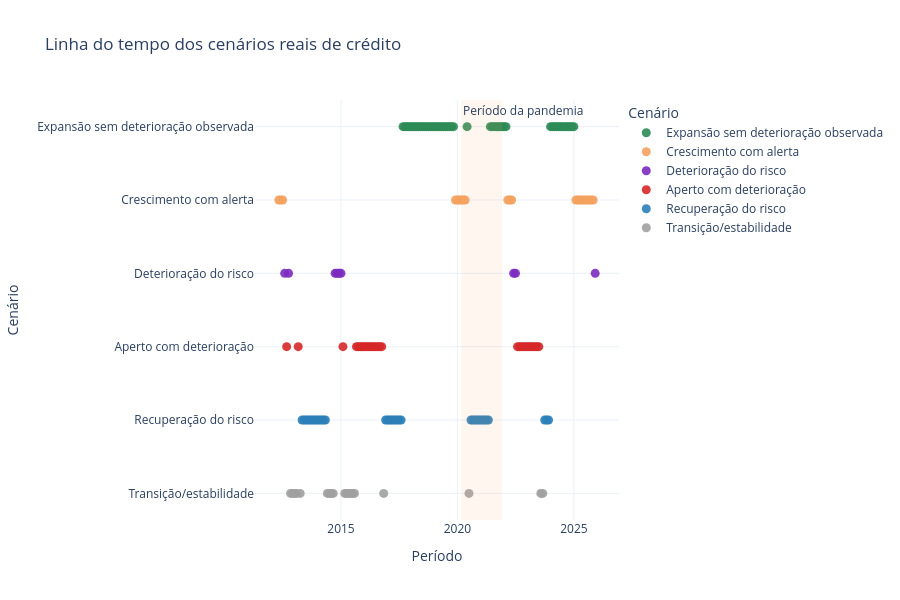

Source (notebook cell):
### Code cell
fig_linha_tempo_principal = px.scatter(
    cenarios_validos,
    x="data",
    y="cenario_principal",
    color="cenario_principal",
    color_discrete_map=cores_cenarios_refinados,
    category_orders={
        "cenario_principal": ordem_cenarios_validos
    },
    hover_name="cenario_principal",
    hover_data={
        "data": "|%b/%Y",
        "concessoes_reais_var_12m_pct": ":.2f",
        "inadimplencia_var_12m_pp": ":.2f",
        "cenario_principal": False
    },
    labels={
        "data": "Período",
        "cenario_principal": "Cenário",
        "concessoes_reais_var_12m_pct":
            "Concessões reais em 12 meses (%)",
        "inadimplencia_var_12m_pp":
            "Inadimplência em 12 meses (p.p.)"
    },
    title="Linha do tempo dos cenários reais de crédito"
)

fig_linha_tempo_principal.update_traces(
    marker=dict(size=9, opacity=0.90)
)

fig_linha_tempo_principal.add_vrect(
    x0="2020-03-01",
    x1="2021-12-01",
    fillcolor="#F4A261",
    opacity=0.10,
    line_width=0,
    annotation_text="Período da pandemia",
    annotation_position="top left"
)

fig_linha_tempo_principal.update_layout(
    template="plotly_white",
    height=600,
    legend_title="Cenário"
)

fig_linha_tempo_principal.show()

### Figure 1 — Plotly figure (JSON) as saved in the notebook; plotly's stock layout.template omitted (floating-point values rounded to 4 significant figures)
{"data": [{"customdata": [[6.708, -1.68], [7.891, -0.89], [9.803, -0.86], [11.03, -1.31], [15.33, -0.97], [18.32, -0.88], [14.76, -0.94], [16.12, -0.67], [13.75, -0.82], [12.22, -0.54], [11.44, -0.53], [14.93, -0.9], [16.23, -0.82], [17.79, -0.93], [18.97, -0.79], [27.19, -0.49], [29.24, -0.67], [28.85, -0.6], [20.63, -0.41], [14.93, -0.53], [13.29, -0.16], [14.91, 0.13], [17.89, 0.27], [16.05, 0.07], [21.01, 0.39], [24.05, 0.43], [25.76, 0.42], [11.52, 0.15], [8.545, -2.71], [24.69, -2.44], [32.99, -1.86], [35.56, -0.98], [31.18, -0.78], [25.31, -0.92], [20.99, -0.15], [31.33, 0.18], [31.48, 0.29], [6.878, -1.64], [13.58, -1.66], [18.05, -1.7], [25.32, -1.67], [22.48, -1.58], [27.28, -1.6], [27.04, -1.3], [26.58, -1.05], [30.15, -0.8], [29.65, -0.7], [28.53, -0.46], [31.09, -0.29], [24.72, 0.46]], "hovertemplate": "<b>%{hovertext}</b><br><br>Período=%{x|%b/%Y}<br>Concessões reais em 12 meses (%)=%{customdata[0]:.2f}<br>Inadimplência em 12 meses (p.p.)=%{customdata[1]:.2f}<extra></extra>", "hovertext": ["Expansão sem deterioração observada", "Expansão sem deterioração observada", "Expansão sem deterioração observada", "Expansão sem deterioração observada", "Expansão sem deterioração observada", "Expansão sem deterioração observada", "Expansão sem deterioração observada", "Expansão sem deterioração observada", "Expansão sem deterioração observada", "Expansão sem deterioração observada", "Expansão sem deterioração observada", "Expansão sem deterioração observada", "Expansão sem deterioração observada", "Expansão sem deterioração observada", "Expansão sem deterioração observada", "Expansão sem deterioração observada", "Expansão sem deterioração observada", "Expansão sem deterioração observada", "Expansão sem deterioração observada", "Expansão sem deterioração observada", "Expansão sem deterioração observada", "Expansão sem deterioração observada", "Expansão sem deterioração observada", "Expansão sem deterioração observada", "Expansão sem deterioração observada", "Expansão sem deterioração observada", "Expansão sem deterioração observada", "Expansão sem deterioração observada", "Expansão sem deterioração observada", "Expansão sem deterioração observada", "Expansão sem deterioração observada", "Expansão sem deterioração observada", "Expansão sem deterioração observada", "Expansão sem deterioração observada", "Expansão sem deterioração observada", "Expansão sem deterioração observada", "Expansão sem deterioração observada", "Expansão sem deterioração observada", "Expansão sem deterioração observada", "Expansão sem deterioração observada", "Expansão sem deterioração observada", "Expansão sem deterioração observada", "Expansão sem deterioração observada", "Expansão sem deterioração observada", "Expansão sem deterioração observada", "Expansão sem deterioração observada", "Expansão sem deterioração observada", "Expansão sem deterioração observada", "Expansão sem deterioração observada", "Expansão sem deterioração observada"], "legendgroup": "Expansão sem deterioração observada", "marker": {"color": "#2E8B57", "opacity": 0.9, "size": 9, "symbol": "circle"}, "mode": "markers", "name": "Expansão sem deterioração observada", "orientation": "v", "showlegend": true, "type": "scatter", "x": ["2017-09-01T00:00:00.000000", "2017-10-01T00:00:00.000000", "2017-11-01T00:00:00.000000", "2017-12-01T00:00:00.000000", "2018-01-01T00:00:00.000000", "2018-02-01T00:00:00.000000", "2018-03-01T00:00:00.000000", "2018-04-01T00:00:00.000000", "2018-05-01T00:00:00.000000", "2018-06-01T00:00:00.000000", "2018-07-01T00:00:00.000000", "2018-08-01T00:00:00.000000", "2018-09-01T00:00:00.000000", "2018-10-01T00:00:00.000000", "2018-11-01T00:00:00.000000", "2018-12-01T00:00:00.000000", "2019-01-01T00:00:00.000000", "2019-02-01T00:00:00.000000", "2019-03-01T00:00:00.000000", "2019-04-01T00:00:00.000000", "2019-05-01T00:00:00.000000", "2019-06-01T00:00:00.000000", "2019-07-01T00:00:00.000000", "2019-08-01T00:00:00.000000", "2019-09-01T00:00:00.000000", "2019-10-01T00:00:00.000000", "2019-11-01T00:00:00.000000", "2020-06-01T00:00:00.000000", "2021-06-01T00:00:00.000000", "2021-07-01T00:00:00.000000", "2021-08-01T00:00:00.000000", "2021-09-01T00:00:00.000000", "2021-10-01T00:00:00.000000", "2021-11-01T00:00:00.000000", "2021-12-01T00:00:00.000000", "2022-01-01T00:00:00.000000", "2022-02-01T00:00:00.000000", "2024-01-01T00:00:00.000000", "2024-02-01T00:00:00.000000", "2024-03-01T00:00:00.000000", "2024-04-01T00:00:00.000000", "2024-05-01T00:00:00.000000", "2024-06-01T00:00:00.000000", "2024-07-01T00:00:00.000000", "2024-08-01T00:00:00.000000", "2024-09-01T00:00:00.000000", "2024-10-01T00:00:00.000000", "2024-11-01T00:00:00.000000", "2024-12-01T00:00:00.000000", "2025-01-01T00:00:00.000000"], "xaxis": "x", "y": ["Expansão sem deterioração observada", "Expansão sem deterioração observada", "Expansão sem deterioração observada", "Expansão sem deterioração observada", "Expansão sem deterioração observada", "Expansão sem deterioração observada", "Expansão sem deterioração observada", "Expansão sem deterioração observada", "Expansão sem deterioração observada", "Expansão sem deterioração observada", "Expansão sem deterioração observada", "Expansão sem deterioração observada", "Expansão sem deterioração observada", "Expansão sem deterioração observada", "Expansão sem deterioração observada", "Expansão sem deterioração observada", "Expansão sem deterioração observada", "Expansão sem deterioração observada", "Expansão sem deterioração observada", "Expansão sem deterioração observada", "Expansão sem deterioração observada", "Expansão sem deterioração observada", "Expansão sem deterioração observada", "Expansão sem deterioração observada", "Expansão sem deterioração observada", "Expansão sem deterioração observada", "Expansão sem deterioração observada", "Expansão sem deterioração observada", "Expansão sem deterioração observada", "Expansão sem deterioração observada", "Expansão sem deterioração observada", "Expansão sem deterioração observada", "Expansão sem deterioração observada", "Expansão sem deterioração observada", "Expansão sem deterioração observada", "Expansão sem deterioração observada", "Expansão sem deterioração observada", "Expansão sem deterioração observada", "Expansão sem deterioração observada", "Expansão sem deterioração observada", "Expansão sem deterioração observada", "Expansão sem deterioração observada", "Expansão sem deterioração observada", "Expansão sem deterioração observada", "Expansão sem deterioração observada", "Expansão sem deterioração observada", "Expansão sem deterioração observada", "Expansão sem deterioração observada", "Expansão sem deterioração observada", "Expansão sem deterioração observada"], "yaxis": "y"}, {"customdata": [[16.42, 1.21], [12.71, 1.35], [8.295, 1.46], [19.36, 0.71], [12.33, 0.78], [10.44, 0.83], [18.68, 0.99], [24.33, 1.24], [16.91, 0.96], [30.37, 0.66], [12.06, 0.78], [8.147, 1.33], [22.24, 0.88], [16.02, 0.88], [11.04, 1.19], [9.032, 1.38], [10.05, 1.77], [10.68, 2.07], [8.928, 2.63], [8.721, 2.29], [9.529, 2.51], [8.362, 2.54]], "hovertemplate": "<b>%{hovertext}</b><br><br>Período=%{x|%b/%Y}<br>Concessões reais em 12 meses (%)=%{customdata[0]:.2f}<br>Inadimplência em 12 meses (p.p.)=%{customdata[1]:.2f}<extra></extra>", "hovertext": ["Crescimento com alerta", "Crescimento com alerta", "Crescimento com alerta", "Crescimento com alerta", "Crescimento com alerta", "Crescimento com alerta", "Crescimento com alerta", "Crescimento com alerta", "Crescimento com alerta", "Crescimento com alerta", "Crescimento com alerta", "Crescimento com alerta", "Crescimento com alerta", "Crescimento com alerta", "Crescimento com alerta", "Crescimento com alerta", "Crescimento com alerta", "Crescimento com alerta", "Crescimento com alerta", "Crescimento com alerta", "Crescimento com alerta", "Crescimento com alerta"], "legendgroup": "Crescimento com alerta", "marker": {"color": "#F4A261", "opacity": 0.9, "size": 9, "symbol": "circle"}, "mode": "markers", "name": "Crescimento com alerta", "orientation": "v", "showlegend": true, "type": "scatter", "x": ["2012-05-01T00:00:00.000000", "2012-06-01T00:00:00.000000", "2012-07-01T00:00:00.000000", "2019-12-01T00:00:00.000000", "2020-01-01T00:00:00.000000", "2020-02-01T00:00:00.000000", "2020-03-01T00:00:00.000000", "2020-04-01T00:00:00.000000", "2020-05-01T00:00:00.000000", "2022-03-01T00:00:00.000000", "2022-04-01T00:00:00.000000", "2022-05-01T00:00:00.000000", "2025-02-01T00:00:00.000000", "2025-03-01T00:00:00.000000", "2025-04-01T00:00:00.000000", "2025-05-01T00:00:00.000000", "2025-06-01T00:00:00.000000", "2025-07-01T00:00:00.000000", "2025-08-01T00:00:00.000000", "2025-09-01T00:00:00.000000", "2025-10-01T00:00:00.000000", "2025-11-01T00:00:00.000000"], "xaxis": "x", "y": ["Crescimento com alerta", "Crescimento com alerta", "Crescimento com alerta", "Crescimento com alerta", "Crescimento com alerta", "Crescimento com alerta", "Crescimento com alerta", "Crescimento com alerta", "Crescimento com alerta", "Crescimento com alerta", "Crescimento com alerta", "Crescimento com alerta", "Crescimento com alerta", "Crescimento com alerta", "Crescimento com alerta", "Crescimento com alerta", "Crescimento com alerta", "Crescimento com alerta", "Crescimento com alerta", "Crescimento com alerta", "Crescimento com alerta", "Crescimento com alerta"], "yaxis": "y"}, {"customdata": [[1.576, 1.38], [-3.206, 0.6], [-3.424, 0.5], [-2.091, 0.47], [-2.014, 0.48], [-3.462, 0.83], [4.209, 1.66], [-2.592, 2.12], [3.593, 2.7]], "hovertemplate": "<b>%{hovertext}</b><br><br>Período=%{x|%b/%Y}<br>Concessões reais em 12 meses (%)=%{customdata[0]:.2f}<br>Inadimplência em 12 meses (p.p.)=%{customdata[1]:.2f}<extra></extra>", "hovertext": ["Deterioração do risco", "Deterioração do risco", "Deterioração do risco", "Deterioração do risco", "Deterioração do risco", "Deterioração do risco", "Deterioração do risco", "Deterioração do risco", "Deterioração do risco"], "legendgroup": "Deterioração do risco", "marker": {"color": "#7B2CBF", "opacity": 0.9, "size": 9, "symbol": "circle"}, "mode": "markers", "name": "Deterioração do risco", "orientation": "v", "showlegend": true, "type": "scatter", "x": ["2012-08-01T00:00:00.000000", "2012-10-01T00:00:00.000000", "2014-10-01T00:00:00.000000", "2014-11-01T00:00:00.000000", "2014-12-01T00:00:00.000000", "2015-01-01T00:00:00.000000", "2022-06-01T00:00:00.000000", "2022-07-01T00:00:00.000000", "2025-12-01T00:00:00.000000"], "xaxis": "x", "y": ["Deterioração do risco", "Deterioração do risco", "Deterioração do risco", "Deterioração do risco", "Deterioração do risco", "Deterioração do risco", "Deterioração do risco", "Deterioração do risco", "Deterioração do risco"], "yaxis": "y"}, {"customdata": [[-4.592, 1.15], [-7.591, 0.46], [-5.13, 0.93], [-10.7, 0.74], [-17.8, 0.51], [-19.38, 1.47], [-16.49, 2.14], [-13.92, 2.0], [-12.47, 2.3], [-16.9, 2.7], [-15.81, 3.09], [-16.82, 2.44], [-14.57, 2.47], [-15.18, 2.25], [-15.39, 1.87], [-18.17, 1.82], [-12.7, 1.23], [-9.934, 2.42], [-13.19, 2.62], [-13.77, 2.73], [-15.63, 3.05], [-12.73, 2.93], [-15.2, 2.76], [-14.78, 2.58], [-15.66, 2.14], [-13.58, 1.96], [-10.9, 1.5], [-12.06, 1.22], [-8.721, 0.69]], "hovertemplate": "<b>%{hovertext}</b><br><br>Período=%{x|%b/%Y}<br>Concessões reais em 12 meses (%)=%{customdata[0]:.2f}<br>Inadimplência em 12 meses (p.p.)=%{customdata[1]:.2f}<extra></extra>", "hovertext": ["Aperto com deterioração", "Aperto com deterioração", "Aperto com deterioração", "Aperto com deterioração", "Aperto com deterioração", "Aperto com deterioração", "Aperto com deterioração", "Aperto com deterioração", "Aperto com deterioração", "Aperto com deterioração", "Aperto com deterioração", "Aperto com deterioração", "Aperto com deterioração", "Aperto com deterioração", "Aperto com deterioração", "Aperto com deterioração", "Aperto com deterioração", "Aperto com deterioração", "Aperto com deterioração", "Aperto com deterioração", "Aperto com deterioração", "Aperto com deterioração", "Aperto com deterioração", "Aperto com deterioração", "Aperto com deterioração", "Aperto com deterioração", "Aperto com deterioração", "Aperto com deterioração", "Aperto com deterioração"], "legendgroup": "Aperto com deterioração", "marker": {"color": "#D62828", "opacity": 0.9, "size": 9, "symbol": "circle"}, "mode": "markers", "name": "Aperto com deterioração", "orientation": "v", "showlegend": true, "type": "scatter", "x": ["2012-09-01T00:00:00.000000", "2013-03-01T00:00:00.000000", "2015-02-01T00:00:00.000000", "2015-09-01T00:00:00.000000", "2015-10-01T00:00:00.000000", "2015-11-01T00:00:00.000000", "2015-12-01T00:00:00.000000", "2016-01-01T00:00:00.000000", "2016-02-01T00:00:00.000000", "2016-03-01T00:00:00.000000", "2016-04-01T00:00:00.000000", "2016-05-01T00:00:00.000000", "2016-06-01T00:00:00.000000", "2016-07-01T00:00:00.000000", "2016-08-01T00:00:00.000000", "2016-09-01T00:00:00.000000", "2016-10-01T00:00:00.000000", "2022-08-01T00:00:00.000000", "2022-09-01T00:00:00.000000", "2022-10-01T00:00:00.000000", "2022-11-01T00:00:00.000000", "2022-12-01T00:00:00.000000", "2023-01-01T00:00:00.000000", "2023-02-01T00:00:00.000000", "2023-03-01T00:00:00.000000", "2023-04-01T00:00:00.000000", "2023-05-01T00:00:00.000000", "2023-06-01T00:00:00.000000", "2023-07-01T00:00:00.000000"], "xaxis": "x", "y": ["Aperto com deterioração", "Aperto com deterioração", "Aperto com deterioração", "Aperto com deterioração", "Aperto com deterioração", "Aperto com deterioração", "Aperto com deterioração", "Aperto com deterioração", "Aperto com deterioração", "Aperto com deterioração", "Aperto com deterioração", "Aperto com deterioração", "Aperto com deterioração", "Aperto com deterioração", "Aperto com deterioração", "Aperto com deterioração", "Aperto com deterioração", "Aperto com deterioração", "Aperto com deterioração", "Aperto com deterioração", "Aperto com deterioração", "Aperto com deterioração", "Aperto com deterioração", "Aperto com deterioração", "Aperto com deterioração", "Aperto com deterioração", "Aperto com deterioração", "Aperto com deterioração", "Aperto com deterioração"], "yaxis": "y"}, {"customdata": [[-8.163, -0.5], [-8.69, -1.08], [-9.55, -1.4], [-7.879, -1.92], [-1.596, -1.92], [-3.105, -1.81], [-4.207, -1.77], [-7.51, -1.78], [-7.587, -1.84], [-4.675, -1.73], [-6.949, -1.48], [-9.308, -1.18], [-13.29, -0.8], [-13.58, -0.57], [-14.57, -0.85], [-15.41, -1.36], [-9.004, -1.34], [-10.95, -2.02], [-5.182, -1.63], [-1.917, -1.47], [2.717, -1.62], [2.36, -1.36], [1.808, -0.61], [2.339, -1.75], [0.7175, -1.96], [1.977, -1.98], [-2.291, -2.77], [-5.08, -2.84], [-8.5, -2.8], [-9.762, -3.05], [-3.955, -3.21], [4.074, -3.29], [-2.059, -0.78], [2.149, -1.23], [1.643, -1.39]], "hovertemplate": "<b>%{hovertext}</b><br><br>Período=%{x|%b/%Y}<br>Concessões reais em 12 meses (%)=%{customdata[0]:.2f}<br>Inadimplência em 12 meses (p.p.)=%{customdata[1]:.2f}<extra></extra>", "hovertext": ["Recuperação do risco", "Recuperação do risco", "Recuperação do risco", "Recuperação do risco", "Recuperação do risco", "Recuperação do risco", "Recuperação do risco", "Recuperação do risco", "Recuperação do risco", "Recuperação do risco", "Recuperação do risco", "Recuperação do risco", "Recuperação do risco", "Recuperação do risco", "Recuperação do risco", "Recuperação do risco", "Recuperação do risco", "Recuperação do risco", "Recuperação do risco", "Recuperação do risco", "Recuperação do risco", "Recuperação do risco", "Recuperação do risco", "Recuperação do risco", "Recuperação do risco", "Recuperação do risco", "Recuperação do risco", "Recuperação do risco", "Recuperação do risco", "Recuperação do risco", "Recuperação do risco", "Recuperação do risco", "Recuperação do risco", "Recuperação do risco", "Recuperação do risco"], "legendgroup": "Recuperação do risco", "marker": {"color": "#2C7FB8", "opacity": 0.9, "size": 9, "symbol": "circle"}, "mode": "markers", "name": "Recuperação do risco", "orientation": "v", "showlegend": true, "type": "scatter", "x": ["2013-05-01T00:00:00.000000", "2013-06-01T00:00:00.000000", "2013-07-01T00:00:00.000000", "2013-08-01T00:00:00.000000", "2013-09-01T00:00:00.000000", "2013-10-01T00:00:00.000000", "2013-11-01T00:00:00.000000", "2013-12-01T00:00:00.000000", "2014-01-01T00:00:00.000000", "2014-02-01T00:00:00.000000", "2014-03-01T00:00:00.000000", "2014-04-01T00:00:00.000000", "2014-05-01T00:00:00.000000", "2016-12-01T00:00:00.000000", "2017-01-01T00:00:00.000000", "2017-02-01T00:00:00.000000", "2017-03-01T00:00:00.000000", "2017-04-01T00:00:00.000000", "2017-05-01T00:00:00.000000", "2017-06-01T00:00:00.000000", "2017-07-01T00:00:00.000000", "2017-08-01T00:00:00.000000", "2020-08-01T00:00:00.000000", "2020-09-01T00:00:00.000000", "2020-10-01T00:00:00.000000", "2020-11-01T00:00:00.000000", "2020-12-01T00:00:00.000000", "2021-01-01T00:00:00.000000", "2021-02-01T00:00:00.000000", "2021-03-01T00:00:00.000000", "2021-04-01T00:00:00.000000", "2021-05-01T00:00:00.000000", "2023-10-01T00:00:00.000000", "2023-11-01T00:00:00.000000", "2023-12-01T00:00:00.000000"], "xaxis": "x", "y": ["Recuperação do risco", "Recuperação do risco", "Recuperação do risco", "Recuperação do risco", "Recuperação do risco", "Recuperação do risco", "Recuperação do risco", "Recuperação do risco", "Recuperação do risco", "Recuperação do risco", "Recuperação do risco", "Recuperação do risco", "Recuperação do risco", "Recuperação do risco", "Recuperação do risco", "Recuperação do risco", "Recuperação do risco", "Recuperação do risco", "Recuperação do risco", "Recuperação do risco", "Recuperação do risco", "Recuperação do risco", "Recuperação do risco", "Recuperação do risco", "Recuperação do risco", "Recuperação do risco", "Recuperação do risco", "Recuperação do risco", "Recuperação do risco", "Recuperação do risco", "Recuperação do risco", "Recuperação do risco", "Recuperação do risco", "Recuperação do risco", "Recuperação do risco"], "yaxis": "y"}, {"customdata": [[-4.719, 0.42], [-3.224, 0.44], [-5.635, 0.12], [-6.321, -0.03], [-7.803, 0.03], [-12.48, -0.46], [-10.54, -0.22], [-9.259, 0.13], [-5.693, 0.14], [-0.7635, 0.41], [0.7043, 0.42], [2.034, 0.43], [-1.622, -0.02], [-3.239, 0.05], [-3.537, 0.45], [-12.26, 0.17], [-0.5813, -0.36], [-6.882, -0.04], [-5.261, -0.46]], "hovertemplate": "<b>%{hovertext}</b><br><br>Período=%{x|%b/%Y}<br>Concessões reais em 12 meses (%)=%{customdata[0]:.2f}<br>Inadimplência em 12 meses (p.p.)=%{customdata[1]:.2f}<extra></extra>", "hovertext": ["Transição/estabilidade", "Transição/estabilidade", "Transição/estabilidade", "Transição/estabilidade", "Transição/estabilidade", "Transição/estabilidade", "Transição/estabilidade", "Transição/estabilidade", "Transição/estabilidade", "Transição/estabilidade", "Transição/estabilidade", "Transição/estabilidade", "Transição/estabilidade", "Transição/estabilidade", "Transição/estabilidade", "Transição/estabilidade", "Transição/estabilidade", "Transição/estabilidade", "Transição/estabilidade"], "legendgroup": "Transição/estabilidade", "marker": {"color": "#A0A0A0", "opacity": 0.9, "size": 9, "symbol": "circle"}, "mode": "markers", "name": "Transição/estabilidade", "orientation": "v", "showlegend": true, "type": "scatter", "x": ["2012-11-01T00:00:00.000000", "2012-12-01T00:00:00.000000", "2013-01-01T00:00:00.000000", "2013-02-01T00:00:00.000000", "2013-04-01T00:00:00.000000", "2014-06-01T00:00:00.000000", "2014-07-01T00:00:00.000000", "2014-08-01T00:00:00.000000", "2014-09-01T00:00:00.000000", "2015-03-01T00:00:00.000000", "2015-04-01T00:00:00.000000", "2015-05-01T00:00:00.000000", "2015-06-01T00:00:00.000000", "2015-07-01T00:00:00.000000", "2015-08-01T00:00:00.000000", "2016-11-01T00:00:00.000000", "2020-07-01T00:00:00.000000", "2023-08-01T00:00:00.000000", "2023-09-01T00:00:00.000000"], "xaxis": "x", "y": ["Transição/estabilidade", "Transição/estabilidade", "Transição/estabilidade", "Transição/estabilidade", "Transição/estabilidade", "Transição/estabilidade", "Transição/estabilidade", "Transição/estabilidade", "Transição/estabilidade", "Transição/estabilidade", "Transição/estabilidade", "Transição/estabilidade", "Transição/estabilidade", "Transição/estabilidade", "Transição/estabilidade", "Transição/estabilidade", "Transição/estabilidade", "Transição/estabilidade", "Transição/estabilidade"], "yaxis": "y"}], "layout": {"annotations": [{"showarrow": false, "text": "Período da pandemia", "x": "2020-03-01", "xanchor": "left", "xref": "x", "y": 1, "yanchor": "top", "yref": "y domain"}], "height": 600, "legend": {"title": {"text": "Cenário"}, "tracegroupgap": 0}, "shapes": [{"fillcolor": "#F4A261", "line": {"width": 0}, "opacity": 0.1, "type": "rect", "x0": "2020-03-01", "x1": "2021-12-01", "xref": "x", "y0": 0, "y1": 1, "yref": "y domain"}], "title": {"text": "Linha do tempo dos cenários reais de crédito"}, "xaxis": {"anchor": "y", "domain": [0, 1], "title": {"text": "Período"}}, "yaxis": {"anchor": "x", "categoryarray": ["Transição/estabilidade", "Recuperação do risco", "Aperto com deterioração", "Deterioração do risco", "Crescimento com alerta", "Expansão sem deterioração observada"], "categoryorder": "array", "domain": [0, 1], "title": {"text": "Cenário"}}}}
